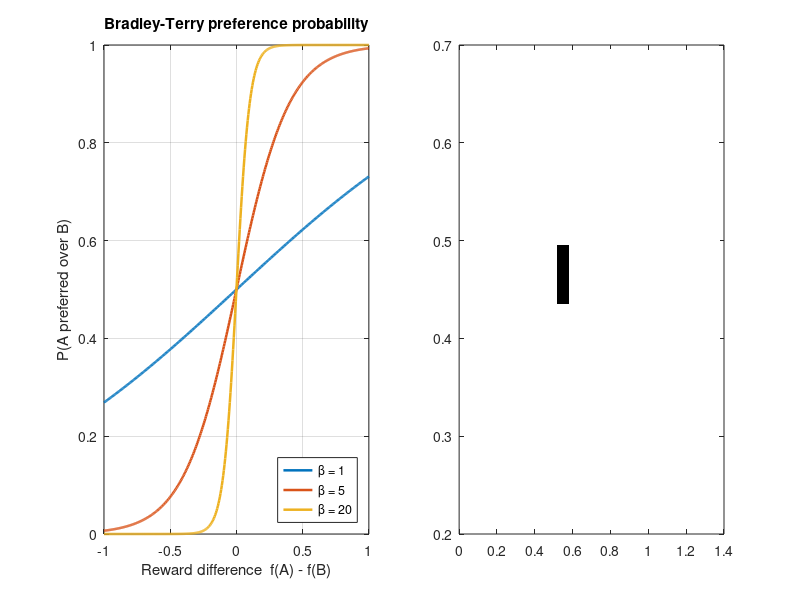

Here is the MATLAB script that generated this plot: (Note: this script raises an error after producing the figure.)
% Md Mainuddin Sagar
% fig4_human_oracle.m
% Left: Bradley-Terry preference probability.
% Right: JND-aware tie zone on a (peak_timing, peak_torque) slice.
% Pure MATLAB
%
% Running process: openning in MATLAB 2026 in my macbook, Current Folder = repo root, press Run.

clear; clc; close all;

%% STYLE BLOCK
OUT_DIR  = fullfile('figures', 'output');
OUT_NAME = 'fig4_human_oracle_matlab';
BETAS    = [1.0 5.0 20.0];
N_GRID   = 120;
%

if ~exist(OUT_DIR, 'dir'), mkdir(OUT_DIR); end

lo = [0.10 0.30 0.05 0.10];
hi = [0.40 0.60 0.20 1.00];
span = hi - lo;
PARAM_JND = [0.030 0.030 0.030 0.100];

% Optimum of unimodal surface
opt = lo + [0.45 0.50 0.40 0.55] .* span;

fig = figure('Color', 'w', 'Position', [100 100 1300 500]);

%% Left: Bradley-Terry
subplot(1, 2, 1); hold on; box on;
deltas = linspace(-1, 1, 401);
for k = 1:numel(BETAS)
    beta = BETAS(k);
    p = 1 ./ (1 + exp(-beta * deltas));
    plot(deltas, p, 'LineWidth', 1.8, 'DisplayName', sprintf('\\beta = %g', beta));
end
xlabel('Reward difference  f(A) - f(B)');
ylabel('P(A preferred over B)');
title('Bradley-Terry preference probability');
grid on;
legend('Location', 'southeast');

%% Right: JND tie zone
subplot(1, 2, 2); hold on; box on;
pt = linspace(lo(2), hi(2), N_GRID);
pq = linspace(lo(4), hi(4), N_GRID);
[PT, PQ] = meshgrid(pt, pq);

tie = zeros(N_GRID, N_GRID);
for i = 1:N_GRID
    for j = 1:N_GRID
        p = opt;
        p(2) = PT(i, j);
        p(4) = PQ(i, j);
        dist_norm = abs(p - opt) ./ span;
        if all(dist_norm < PARAM_JND)
            tie(i, j) = 1;
        end
    end
end

imagesc(pq, pt, tie); axis xy; colormap(gca, flipud(gray));
clim([0 1]);
plot(opt(4), opt(2), 'p', 'MarkerSize', 22, 'MarkerFaceColor', 'k', ...
     'MarkerEdgeColor', 'w', 'LineWidth', 1.5, 'DisplayName', 'optimum');
xlabel('Peak torque (N\cdotm/kg)');
ylabel('Peak timing (fraction)');
title('JND-aware tie zone (dark = perceptually indistinguishable)');
legend('Location', 'northeast');

sgtitle('Simulated human oracle: preference + JND-aware comparison', ...
        'FontWeight', 'bold');

exportgraphics(fig, fullfile(OUT_DIR, [OUT_NAME '.pdf']), 'ContentType', 'vector');
exportgraphics(fig, fullfile(OUT_DIR, [OUT_NAME '.svg']), 'ContentType', 'vector');
exportgraphics(fig, fullfile(OUT_DIR, [OUT_NAME '.png']), 'Resolution', 300);
fprintf('Saved %s.{pdf,svg,png}\n', OUT_NAME);
